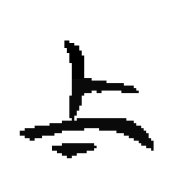
#> input picture RegionRecognizer_V1.2/data/Chu/input_images/上1 2.18.03 PM.png, 180 x 192 px; its folder holds only this picture in this run
$ python data_prep.py
#> lines starting #> are read from the running program, lines starting #| are printed output that depends on the picture; after the words box and inside, x2 and y2 are one past the last pixel; in counts of white or black regions, pixels touching at a corner belong together
import cv2
import os
import numpy as np

def preprocess_image(input_path, output_path, size=(128, 128), binary_thresh=127):
    # 读取原图
#> called with size = (128, 128), binary_thresh = 127
    image = cv2.imread(input_path, cv2.IMREAD_GRAYSCALE)  # 灰度模式读取
#> image: shape (192, 180); min 0, max 255, mean 230

    if image is None:
        print(f"警告：无法读取或跳过非图像文件：{input_path}")
        return

    # 通过计算像素数量判断是黑底白字还是白底黑字，并统一为白字黑底
    _, binary = cv2.threshold(image, binary_thresh, 255, cv2.THRESH_BINARY)
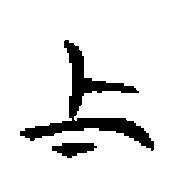
#> binary: shape (192, 180); 89.9% white; 2 black regions, box (x1, y1, x2, y2) and area: (20, 40, 154, 151) 3053, (52, 143, 97, 158) 427
    if cv2.countNonZero(binary) > binary.size / 2:
        binary = cv2.bitwise_not(binary) # 反转颜色，确保是白字黑底

    # 等比缩放+填充成固定大小（避免压缩变形）
    h, w = binary.shape
#> h = 192; w = 180
    scale = min(size[0]/w, size[1]/h)
#> scale = 0.667
    new_w, new_h = int(w * scale), int(h * scale)
#> new_w = 120; new_h = 128
    resized = cv2.resize(binary, (new_w, new_h), interpolation=cv2.INTER_AREA)
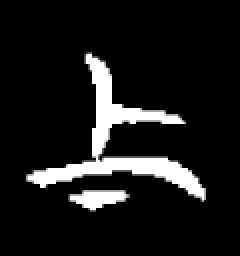
#> resized: shape (128, 120) (shown 2 times larger); min 0, max 255, mean 25.7

    # 创建背景图并居中粘贴字符图
    canvas = np.zeros(size, dtype=np.uint8)
    x_offset = (size[0] - new_w) // 2
#> x_offset = 4
    y_offset = (size[1] - new_h) // 2
#> y_offset = 0
    canvas[y_offset:y_offset+new_h, x_offset:x_offset+new_w] = resized
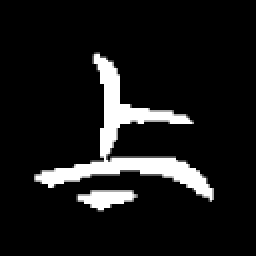
#> canvas: shape (128, 128) (shown 2 times larger); min 0, max 255, mean 24.1

    # 保存处理后的图像
    cv2.imwrite(output_path, canvas)
    print(f"处理完毕：{output_path}")

def process_state_images(state_input_dir, state_output_dir, size=(128, 128), binary_thresh=127):
    """处理单个国家文件夹内的所有图片"""
    if not os.path.exists(state_output_dir):
        os.makedirs(state_output_dir)
        print(f"创建输出文件夹：{state_output_dir}")

    supported_extensions = ('.png', '.jpg', '.jpeg', '.bmp', '.tiff')
    if not os.path.isdir(state_input_dir):
        print(f"警告：在 {os.path.dirname(state_input_dir)} 中找不到 'input_images' 文件夹，已跳过。")
        return

    for filename in os.listdir(state_input_dir):
        if filename.lower().endswith(supported_extensions):
            input_path = os.path.join(state_input_dir, filename)
            output_path = os.path.join(state_output_dir, filename)
            preprocess_image(input_path, output_path, size, binary_thresh)

# 用法示例
if __name__ == "__main__":
    base_data_dir = "data"

    # 检查基础数据目录是否存在
    if not os.path.isdir(base_data_dir):
        print(f"错误：找不到基础数据目录 '{base_data_dir}'。请确保目录结构正确。")
    else:
        # 遍历所有诸侯国文件夹
        for state_name in os.listdir(base_data_dir):
            state_path = os.path.join(base_data_dir, state_name)
            if os.path.isdir(state_path):
                input_folder = os.path.join(state_path, "input_images")
                output_folder = os.path.join(state_path, "output_images")

                print(f"--- 开始处理国家：{state_name} ---")
                process_state_images(input_folder, output_folder)

$ run again, on RegionRecognizer_V1.2/data/Chu/input_images/上2 2.18.03 PM.png
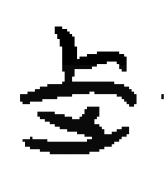
#> input picture RegionRecognizer_V1.2/data/Chu/input_images/上2 2.18.03 PM.png, 164 x 178 px
#> in preprocess_image, `_, binary = cv2.threshold(image, binary_thresh, 255, cv2.THRESH_BINARY)`:
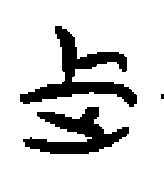
#> binary: shape (178, 164); 82.5% white; 3 black regions (1 under 20 px), largest, box (x1, y1, x2, y2) and area: (20, 26, 137, 107) 2844, (23, 107, 129, 154) 2263
#> in preprocess_image, `canvas[y_offset:y_offset+new_h, x_offset:x_offset+new_w] = resized`:
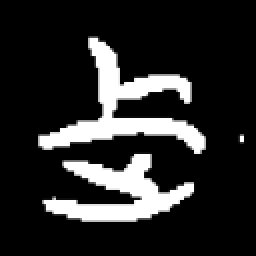
#> canvas: shape (128, 128) (shown 2 times larger); min 0, max 255, mean 40.9
